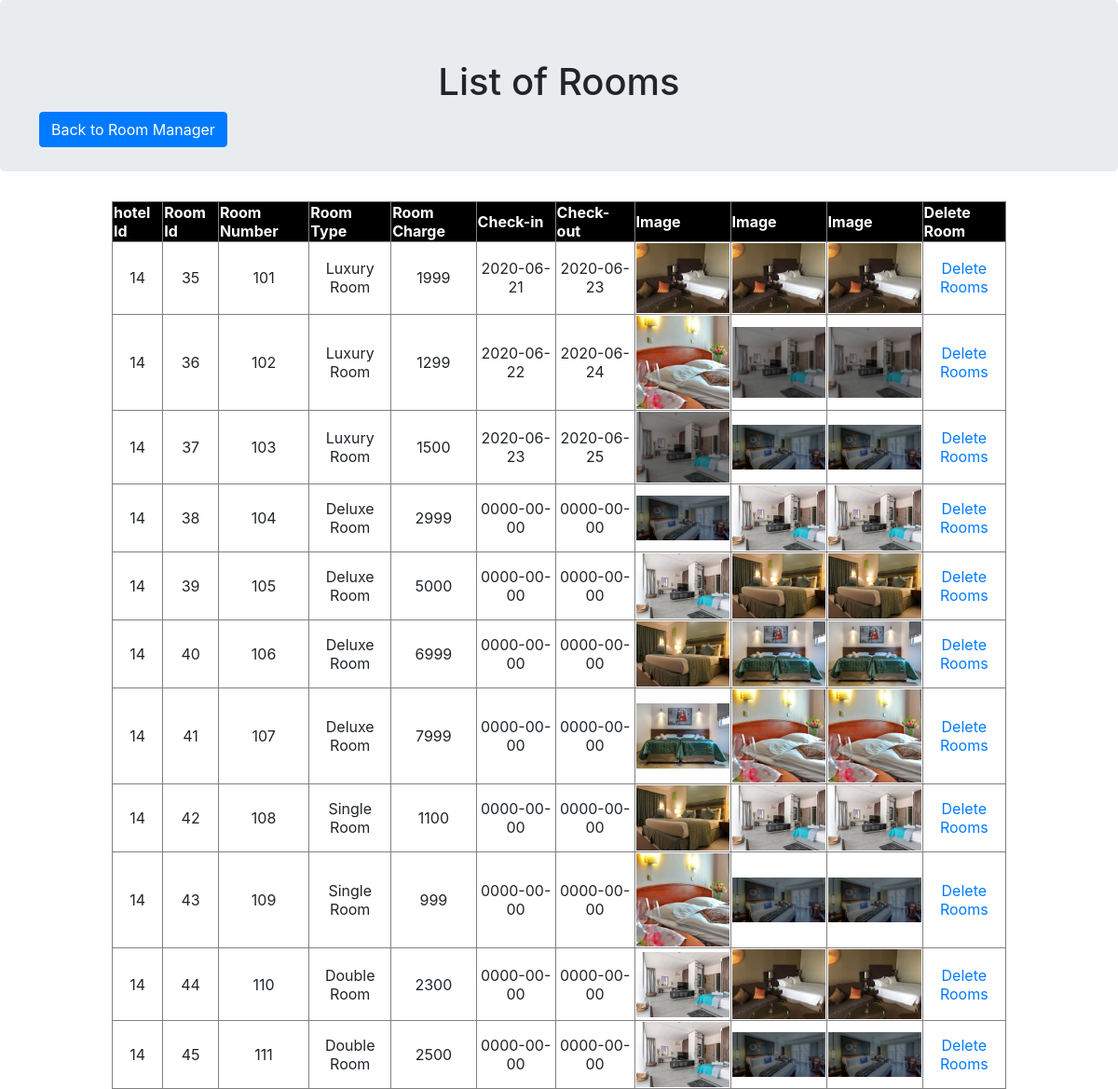
The page /admin/listofrooms.php?id=14 (signed in) on the database its author committed.
### tables this page shows
CREATE TABLE `rooms` (
  `h_id` int(20) NOT NULL,
  `r_id` int(10) NOT NULL,
  `r_no` varchar(20) NOT NULL,
  `r_type` varchar(200) NOT NULL,
  `r_charge` int(10) NOT NULL,
  `check_in` date NOT NULL,
  `check_out` date NOT NULL,
  `status` varchar(10) NOT NULL,
  `image_1` text NOT NULL,
  `image_2` text NOT NULL,
  `image_3` text NOT NULL
);

### admin/listofrooms.php (the view, shortened to what this page needs)
<?php
    $hotelid = $_GET['id'];
?>
<html>
<head>
    <link rel="stylesheet" href="https://maxcdn.bootstrapcdn.com/bootstrap/4.5.0/css/bootstrap.min.css">
</head>
<body>
    <div class="jumbotron text-center">
        <h1 align="center">List of Rooms</h1>
        <form method="POST" action="room_manager_dashboard.php" style="float:left;margin-left:10px;">
            <button type="submit" class="btn btn-primary" >Back to Room Manager</button>
        </form>
    </div>
    <table align ="center" width="80%" border="1" style="margin-top:10px;">
    <tr style="background-color:#000; color:#fff;">
        <th>hotel Id</th>
        <th>Room Id</th>
        <th>Room Number</th>
        <th>Room Type</th>
        <th>Room Charge</th>
        <th>Check-in</th>
        <th>Check-out</th>
        <th>Image</th>
        <th>Image</th>
        <th>Image</th>
        <th>Delete Room</th>
    </tr>
<?php
        include('../includes/db.php');
        $qry="SELECT * FROM `rooms` WHERE `h_id`='$hotelid' ";
        $run = mysqli_query($con,$qry);
        if(mysqli_num_rows($run) <1)
        {
            echo "<tr><td colspan='15' align='center'><h2>No Records Found<h2></td></tr>";
        }
        else
        {
            while($data = mysqli_fetch_assoc($run))
            {
                ?>
                <tr align="center">
                    <td><?php  echo $data['h_id']; ?></td>
                    <td><?php  echo $data['r_id']; ?></td>
                    <td><?php  echo $data['r_no']; ?></td>
                    <td><?php  echo $data['r_type']; ?></td>
                    <td><?php  echo $data['r_charge']; ?></td>
                    <td><?php  echo $data['check_in']; ?></td>
                    <td><?php  echo $data['check_out']; ?></td>
                    <td><img src="../images/<?php echo $data['image_1'];?>" alt="not avaiable" style="max-width:100px;"/></td>
                    <td><img src="../images/<?php echo $data['image_2'];?>" alt="not avaiable" style="max-width:100px;"/></td>
                    <td><img src="../images/<?php echo $data['image_3'];?>" alt="not avaiable" style="max-width:100px;"/></td>
                    <td><a  href="deleterooms.php?h_id=<?php echo $data['h_id']; ?>&r_id=<?php echo $data['r_id']; ?>">Delete Rooms</a></td>
                </tr>
                <?php
            }
        }
?>
</table>
</body>
</html>

### rows shown on the page
rooms: h "14", r_id "35", r_no "101", r_type "Luxury Room", r_charge "1999", check_in "2020-06-21", check_out "2020-06-23", image_1 (picture), image_2 (picture), image_3 (picture)
rooms: h "14", r_id "36", r_no "102", r_type "Luxury Room", r_charge "1299", check_in "2020-06-22", check_out "2020-06-24", image_1 (picture), image_2 (picture), image_3 (picture)
rooms: h "14", r_id "37", r_no "103", r_type "Luxury Room", r_charge "1500", check_in "2020-06-23", check_out "2020-06-25", image_1 (picture), image_2 (picture), image_3 (picture)
rooms: h "14", r_id "38", r_no "104", r_type "Deluxe Room", r_charge "2999", check_in "0000-00-00", check_out "0000-00-00", image_1 (picture), image_2 (picture), image_3 (picture)
rooms: h "14", r_id "39", r_no "105", r_type "Deluxe Room", r_charge "5000", check_in "0000-00-00", check_out "0000-00-00", image_1 (picture), image_2 (picture), image_3 (picture)
rooms: h "14", r_id "40", r_no "106", r_type "Deluxe Room", r_charge "6999", check_in "0000-00-00", check_out "0000-00-00", image_1 (picture), image_2 (picture), image_3 (picture)
rooms: h "14", r_id "41", r_no "107", r_type "Deluxe Room", r_charge "7999", check_in "0000-00-00", check_out "0000-00-00", image_1 (picture), image_2 (picture), image_3 (picture)
rooms: h "14", r_id "42", r_no "108", r_type "Single Room", r_charge "1100", check_in "0000-00-00", check_out "0000-00-00", image_1 (picture), image_2 (picture), image_3 (picture)
rooms: h "14", r_id "43", r_no "109", r_type "Single Room", r_charge "999", check_in "0000-00-00", check_out "0000-00-00", image_1 (picture), image_2 (picture), image_3 (picture)
rooms: h "14", r_id "44", r_no "110", r_type "Double Room", r_charge "2300", check_in "0000-00-00", check_out "0000-00-00", image_1 (picture), image_2 (picture), image_3 (picture)
rooms: h "14", r_id "45", r_no "111", r_type "Double Room", r_charge "2500", check_in "0000-00-00", check_out "0000-00-00", image_1 (picture), image_2 (picture), image_3 (picture)
